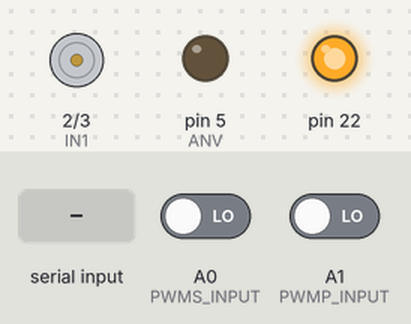
This sketch was run on a simulated Arduino Mega 2560, built with avr-gcc and run on an emulated ATmega2560. On the bench: motor-driver pin pairs drawn as motors (green arrow = first pin HIGH = forward, orange = second pin HIGH = backward, longer = more drive), output pins drawn as LEDs (lit = HIGH). The test bench sets the inputs (shaded band); at power-on: A0 (PWMS_INPUT) LOW, A1 (PWMP_INPUT) LOW. What the sketch prints to the serial monitor is not drawn.

Above: at 1.2 s.
1.3 s: "90,45\n" received over Serial
At 2.0 s:
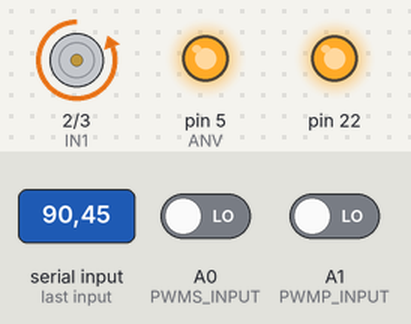
2.9 s: "90\n" received over Serial
At 4.1 s:
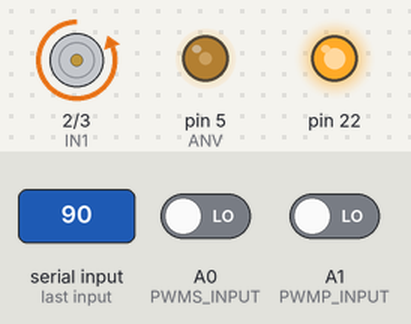
4.4 s: "30,150\n" received over Serial
At 5.2 s:
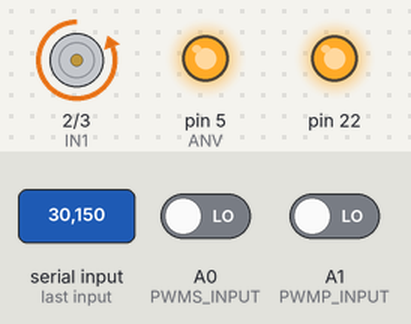
6.1 s: "s90\n" received over Serial
At 7.5 s:
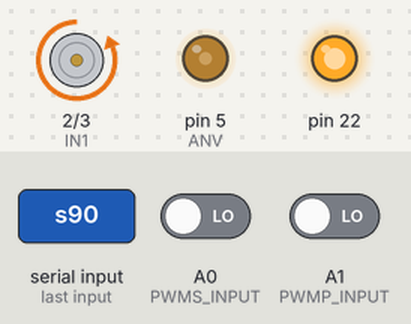
Timing chart, 0 to 8.6 s (numbered marks = the images above; inputs shaded):
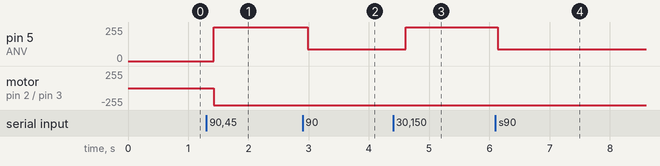

The sketch:

PositionVelocity_Reading_Test.ino
```cpp
#include <PID_v1.h>           //PID library
#include <EnableInterrupt.h>    //interrupt library
#include <Adafruit_MPU6050.h>   //MPU Gyro library
#include <Adafruit_Sensor.h>
#include <Wire.h>               //I2C communication library
#include <GyroToVelocity.h>
#define SERIAL_PORT_SPEED 9600
#define PWM_NUM  2

#define PWMS  0
#define PWMP  1

#define PWMS_INPUT  A0
#define PWMP_INPUT  A1

uint16_t pwm_values[PWM_NUM];
uint32_t pwm_start[PWM_NUM];
volatile uint16_t pwm_shared[PWM_NUM];
const byte ANV = 5;
const byte IN1 = 2;
const byte IN2 = 3;

const int NUMBER_OF_FIELDS = 1;   // how many comma separated fields we expect
int fieldIndex = 0;               // the current field being received
int dummy[NUMBER_OF_FIELDS];   // array holding values for all the fields
int serial_values[NUMBER_OF_FIELDS];  // array holding each final value of the serial monitor inputs
int sign[NUMBER_OF_FIELDS];

bool singleLoop = false;
bool condition = true;
double d1, d2, displacement,velocity;
void setup()
{
  for(int i = 0; i < NUMBER_OF_FIELDS; i++)
  {
    sign[i] = 1;
  }
  Serial.begin(9600);
  pinMode(PWMS_INPUT, INPUT);
  pinMode(PWMP_INPUT, INPUT);
  pinMode(ANV,OUTPUT);
  pinMode(IN1,OUTPUT);
  pinMode(IN2,OUTPUT);
  pinMode(22,OUTPUT);
  digitalWrite(22,HIGH);
  enableInterrupt(PWMS_INPUT, calc_speed, CHANGE);
  enableInterrupt(PWMP_INPUT, calc_position, CHANGE);
}

void loop()
{
  while(singleLoop)
  {
    pwm_read_values();
    d1 = pwm_values[PWMP];
    Serial.println(serial_values[0]);
    Serial.print("Position start: "); Serial.print(pwm_values[PWMP]);
    Mdirection(serial_values[0]);
    analogWrite(ANV,abs(serial_values[0]));
    delay(500);
    pwm_read_values();
    velocity = pwm_values[PWMS] - 510;
    delay(500);
    //Mdirection(0);
    delay(500);
    pwm_read_values();
    d2 = pwm_values[PWMP];
    Serial.print("   Position end: "); Serial.print(pwm_values[PWMP]);
    displacement = d1 - d2;
    Serial.print("   Displacement: "); Serial.println(displacement);
    Serial.print("Speed: "); Serial.println(velocity);
//      Mdirection(-values[0]);
//      analogWrite(ANV,abs(values[0]));
//      delay(1500);
//      digitalWrite(IN1,LOW);
//      digitalWrite(IN2,LOW);
     //analogWrite(ANV,0);
//      Serial.print("Position: "); Serial.println(PWMP);
     singleLoop = false;
  }
  if(condition)
  {
    analogWrite(ANV,abs(serial_values[0]));
    pwm_read_values();
    velocity = pwm_values[PWMS] -510;
    Serial.print(velocity); Serial.print(","); Serial.println(displacement);
    singleLoop = false;
  }
}

void serialEvent()
{
  if(Serial.available() > 0)
  {
    char ch = Serial.read();
    //Serial.println(ch);
    if(ch >= '0' && ch <= '9')
    {
      dummy[fieldIndex] = (dummy[fieldIndex] * 10) + (ch - '0');
      //Serial.println(dummy[fieldIndex]);
    }
    else if(ch == ',')
    {
      if(fieldIndex < (NUMBER_OF_FIELDS - 1))
        fieldIndex++;
    }
    else if(ch == '-')
      sign[fieldIndex] = -1;
    else if(ch == 's')
    {
      condition = !condition;
      Serial.println(condition);
    }
    else
    {
      for(int i = 0; i < NUMBER_OF_FIELDS; i++)
      {
        serial_values[i] = dummy[i]*sign[i];
        dummy[i] = 0;
        sign[i] = 1;
      }
      fieldIndex = 0;
      singleLoop = true;
    }

  }
}
void Mdirection(int dir)
{
  if(dir > 0)
  {
    //extend
    digitalWrite(IN1, LOW);
    digitalWrite(IN2, HIGH);
  }
  else if(dir < 0)
  {
    //retract
    digitalWrite(IN1, HIGH);
    digitalWrite(IN2, LOW);
  }
  else
  {
    digitalWrite(IN1, LOW);
    digitalWrite(IN2, LOW);
  }
}
void pwm_read_values()
{
  noInterrupts();
  memcpy(pwm_values, (const void *)pwm_shared, sizeof(pwm_shared));
  interrupts();
  velocity = (1/26)*(pwm_values[PWMS] - 510) + 1/13;
  displacement = 7.5 / 990 * pwm_values[PWMP] - 7.5;
}

void calc_input(uint8_t channel, uint8_t input_pin)
{
  if (digitalRead(input_pin) == HIGH)
  {
    pwm_start[channel] = micros();
  }
  else
  {
    uint16_t pwm_compare = (uint16_t)(micros() - pwm_start[channel]);
    if(pwm_compare > 1002)
    {
      pwm_values[PWMP] = 0;
    }
    pwm_shared[channel] = pwm_compare;
  }
}
void calc_speed() { calc_input(PWMS, PWMS_INPUT); }
void calc_position() { calc_input(PWMP, PWMP_INPUT); }
```

Measured:
- after the input at 1.3 s, pin 5 (ANV): 0/255 → 255/255 after 0.12 s; motor on pin 2 (IN1) / pin 3 (IN2): stopped → backward 255/255 after 0.12 s
- after the input at 2.9 s, pin 5 (ANV): 255/255 → 90/255 after 0.08 s
- after the input at 4.4 s, pin 5 (ANV): 90/255 → 255/255 after 0.21 s
- after the input at 6.1 s, pin 5 (ANV): 255/255 → 90/255 at once
